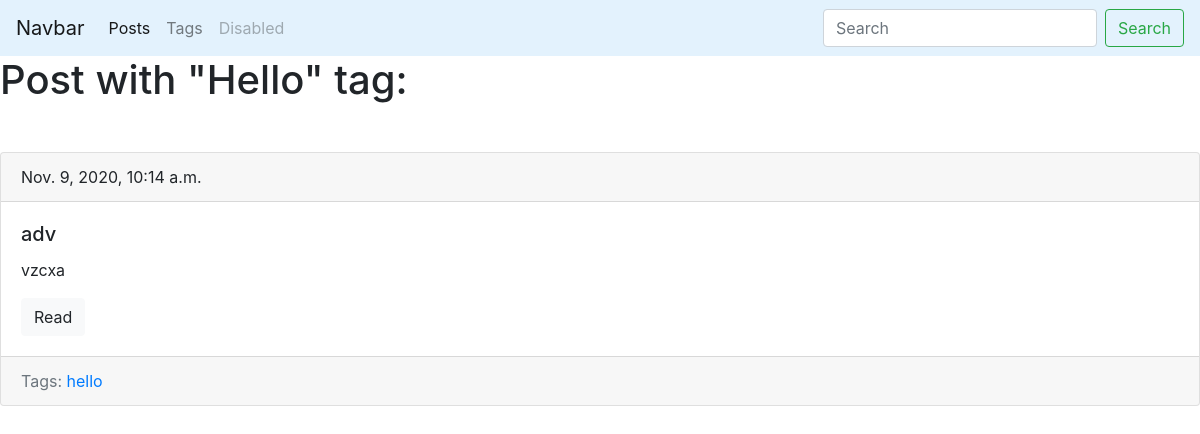
/blog/tag/hello/, run on an earlier commit of the app's database.
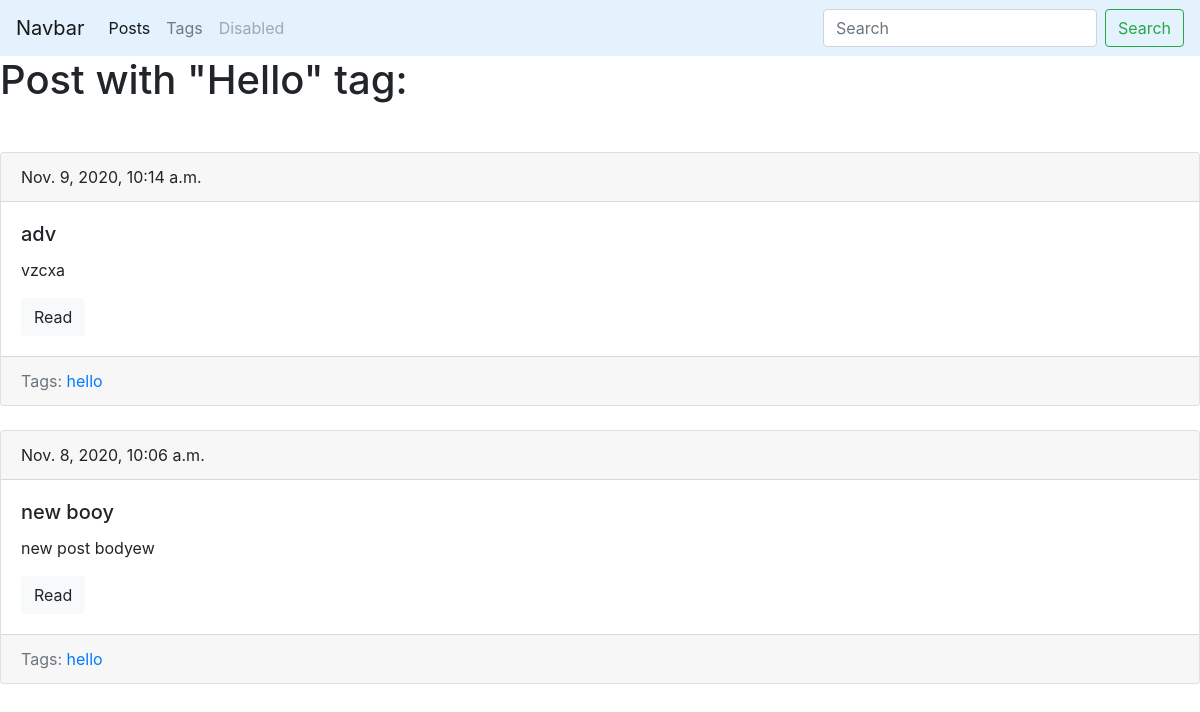
And on a later commit of the database.
### blog/models.py (models this page shows, shortened)
class Tag(models.Model):
    title = models.CharField(max_length=50)
    slug = models.SlugField(max_length=50, unique=True)
    def get_absolute_url(self):
        return reverse('tag_detail_url', kwargs={'slug': self.slug})
    class Meta:
        ordering = ['title']

class Post(models.Model):
    title = models.CharField(max_length=150, db_index=True)
    slug = models.SlugField(max_length=150, blank=True, unique=True)
    body = models.TextField(blank=True, db_index=True)
    tags = models.ManyToManyField('Tag', blank=True, related_name='posts')
    date_pub = models.DateTimeField(auto_now_add=True)
    def get_absolute_url(self):
        return reverse('post_detail_url', kwargs={'slug': self.slug})
    class Meta:
        ordering = ['-date_pub']

### blog/views.py (the view)
# urls.py: path('tag/<str:slug>/', TagDetail.as_view(), name='tag_detail_url'),
class TagDetail(ObjectDetailMixin, View):
    model = Tag
    template = 'blog/tag_detail.html'

### blog/utils.py (called while the page is built)
    def get(self, request, slug):
        obj = get_object_or_404(self.model, slug__iexact=slug)
        return render(request, self.template, context={self.model.__name__.lower(): obj, 'admin_object': obj, 'detail': True})

### blog/templates/blog/tag_detail.html (shortened to what this page needs)
{% extends 'blog/base_blog.html' %}
{% block content %}
    <h1 class="mb-5">Post with "{{ tag.title|title }}" tag:</h1>
    {% for post in tag.posts.all %}
        {% include 'blog/includes/post_card_template.html/' %}
    {% endfor %}
{% endblock %}

### blog/templates/blog/base_blog.html (shortened to what this page needs)
{% extends 'base.html' %}

### templates/base.html (shortened to what this page needs)
{% load static %}
<!DOCTYPE html>
<html lang="en" dir="ltr">
<head>
    <link rel="stylesheet" href="https://stackpath.bootstrapcdn.com/bootstrap/4.4.1/css/bootstrap.min.css"
>
    <link rel="stylesheet" href="{% static 'css/style.css' %}">
</head>
<body>
<nav class="navbar navbar-expand-lg navbar-light" style="background-color: #e3f2fd;">
    <a class="navbar-brand" href="#">Navbar</a>
    <div class="collapse navbar-collapse" id="navbarSupportedContent">
        <ul class="navbar-nav mr-auto">
            <li class="nav-item active">
                <a class="nav-link" href="{% url 'posts_list_url' %}">Posts</a>
            </li>
            <li class="nav-item">
                <a class="nav-link" href="{% url 'tags_list_url' %}">Tags</a>
            </li>
            <li class="nav-item">
                <a class="nav-link disabled" href="#" tabindex="-1" aria-disabled="true">Disabled</a>
            </li>
        </ul>
        <form class="form-inline my-2 my-lg-0" action="{% url 'posts_list_url' %}">
            <input class="form-control mr-sm-2" type="search" placeholder="Search" aria-label="Search" name="search">
            <button class="btn btn-outline-success my-2 my-sm-0" type="submit">Search</button>
        </form>
    </div>
</nav>
{% block content %}{% endblock %}
</body>
</html>

### blog/templates/blog/includes/post_card_template.html
<div class="card mb-4">
    <div class="card-header">
        {{ post.date_pub }}
    </div>
    <div class="card-body">
        <h5 class="card-title">{{ post.title }}</h5>
        <p class="card-text">{{ post.body|truncatewords:15 }}</p>
        <a href="{{ post.get_absolute_url }}" class="btn btn-light">Read</a>
    </div>
    <div class="card-footer text-muted">
        Tags:
        {% for tag in post.tags.all %}
            <a href="{{ tag.get_absolute_url }}">{{ tag.title }}</a>
        {% endfor %}
    </div>
</div>

What changed in the data, as far as the page shows it:
now on this page (row edited): Post: date_pub "Nov. 8, 2020, 10:06 a.m.", title "new booy", body "new post bodyew", Tag (title "hello")
